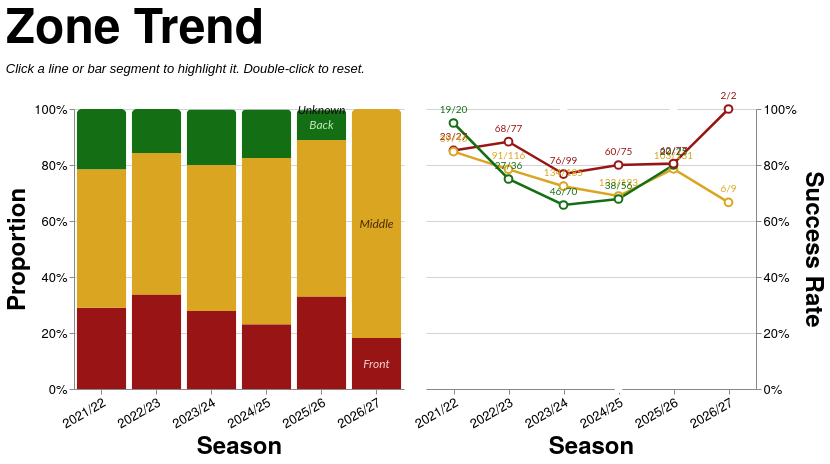

Express this chart as Vega-Lite.
### Vega-Lite specification from a JSON file in a GitHub repository (floating-point values rounded to 4 significant figures; data arrays with more than 128 entries replaced by an {"elided": "..."} marker saying what was removed)
{"config": {"axis": {"labelFont": "PT Sans Narrow, Helvetica Neue, Helvetica, Arial, sans-serif", "titleFont": "PT Sans Narrow, Helvetica Neue, Helvetica, Arial, sans-serif", "labelFontSize": 13, "titleFontSize": 24, "gridColor": "#202947", "gridOpacity": 0.2, "zindex": 1}, "text": {"font": "Lato, sans-serif"}, "bar": {"cornerRadiusEnd": 5}, "header": {"labelFont": "PT Sans Narrow, Helvetica Neue, Helvetica, Arial, sans-serif", "titleFont": "PT Sans Narrow, Helvetica Neue, Helvetica, Arial, sans-serif", "labelFontSize": 24, "titleFontSize": 28, "labelFontWeight": "bold", "orient": "left"}, "legend": {"labelFont": "PT Sans Narrow, Helvetica Neue, Helvetica, Arial, sans-serif", "titleFont": "PT Sans Narrow, Helvetica Neue, Helvetica, Arial, sans-serif", "labelFontSize": 14, "titleFontSize": 16, "titlePadding": 5, "fillColor": "white", "strokeColor": "black", "padding": 10, "titleFontWeight": "lighter", "titleFontStyle": "italic", "titleColor": "gray", "offset": 10}, "title": {"font": "PT Sans Narrow, Helvetica Neue, Helvetica, Arial, sans-serif", "fontSize": 48, "fontWeight": "bold", "anchor": "start", "align": "center", "titlePadding": 20, "subtitlePadding": 10, "subtitleFontSize": 13, "subtitleColor": "", "subtitleFontStyle": "italic", "offset": 15, "color": "black"}, "axisX": {"labelAngle": 0}, "facet": {"title": null, "header": null, "align": {"row": "each", "column": "each"}, "spacing": 10}, "resolve": {"scale": {"y": "independent", "facet": "independent"}}, "background": "transparent", "scale": {"offsetBandPaddingOuter": 0.2, "offsetBandPaddingInner": 0.1}, "view": {"stroke": null, "background": "transparent"}}, "hconcat": [{"layer": [{"mark": {"type": "bar", "opacity": 0.85}, "encoding": {"color": {"field": "area", "legend": null, "scale": {"domain": ["Front", "Middle", "Back"], "range": ["#991515", "goldenrod", "#146f14"]}, "sort": ["Front", "Middle", "Back"], "type": "nominal"}, "opacity": {"condition": {"param": "param_11", "value": 1.0, "empty": true}, "value": 0.2}, "order": {"field": "stack_order", "sort": "ascending", "type": "quantitative"}, "stroke": {"value": "transparent"}, "tooltip": [{"field": "season", "title": "Season", "type": "nominal"}, {"field": "area", "title": "Zone", "type": "nominal"}, {"field": "attempts", "format": ",.0f", "title": "Attempts", "type": "quantitative"}, {"field": "won", "format": ",.0f", "title": "Won", "type": "quantitative"}, {"field": "success_rate", "format": ".1%", "title": "Success Rate", "type": "quantitative"}], "x": {"axis": {"labelAngle": -30}, "field": "season", "sort": ["2021/22", "2022/23", "2023/24", "2024/25", "2025/26", "2026/27"], "title": "Season", "type": "nominal"}, "y": {"axis": {"format": "%", "orient": "left"}, "field": "attempts", "stack": "normalize", "title": "Proportion", "type": "quantitative"}}, "name": "view_9", "transform": [{"filter": "(loSquad == 'All' || datum.squad == loSquad) && (loGameType == 'All' || (loGameType == 'League + Cup' && (datum.game_type == 'League' || datum.game_type == 'Cup')) || (loGameType == 'League only' && datum.game_type == 'League') || datum.game_type == loGameType) && (loThrower == 'All' || datum.thrower == loThrower) && (loJumper == 'All' || datum.jumper == loJumper) && (loNumbers == 'All' || datum.numbers == loNumbers)"}, {"aggregate": [{"op": "count", "as": "attempts"}, {"op": "sum", "field": "won", "as": "won"}], "groupby": ["season", "area"]}, {"calculate": "datum.won / datum.attempts", "as": "success_rate"}, {"calculate": "datum.won + '/' + datum.attempts", "as": "won_attempts_label"}, {"calculate": "datum.area == 'Front' ? 0 : datum.area == 'Middle' ? 1 : datum.area == 'Back' ? 2 : 999", "as": "stack_order"}]}, {"mark": {"type": "text", "align": "center", "baseline": "middle", "fontSize": 12, "fontStyle": "italic"}, "encoding": {"color": {"field": "text_label_color", "legend": null, "scale": null, "type": "nominal"}, "opacity": {"condition": {"param": "param_11", "value": 0.9, "empty": true}, "value": 0.3}, "text": {"field": "area", "type": "nominal"}, "x": {"axis": {"labelAngle": -30}, "field": "season", "sort": ["2021/22", "2022/23", "2023/24", "2024/25", "2025/26", "2026/27"], "title": "Season", "type": "nominal"}, "y": {"field": "mid_y", "scale": {"domain": [0, 1]}, "type": "quantitative"}}, "transform": [{"filter": "(loSquad == 'All' || datum.squad == loSquad) && (loGameType == 'All' || (loGameType == 'League + Cup' && (datum.game_type == 'League' || datum.game_type == 'Cup')) || (loGameType == 'League only' && datum.game_type == 'League') || datum.game_type == loGameType) && (loThrower == 'All' || datum.thrower == loThrower) && (loJumper == 'All' || datum.jumper == loJumper) && (loNumbers == 'All' || datum.numbers == loNumbers)"}, {"aggregate": [{"op": "count", "as": "attempts"}, {"op": "sum", "field": "won", "as": "won"}], "groupby": ["season", "area"]}, {"calculate": "datum.won / datum.attempts", "as": "success_rate"}, {"calculate": "datum.won + '/' + datum.attempts", "as": "won_attempts_label"}, {"calculate": "datum.area == 'Front' ? 0 : datum.area == 'Middle' ? 1 : datum.area == 'Back' ? 2 : 999", "as": "stack_order"}, {"joinaggregate": [{"op": "sum", "field": "attempts", "as": "season_total"}], "groupby": ["season"]}, {"calculate": "datum.attempts / datum.season_total", "as": "proportion"}, {"window": [{"op": "sum", "field": "proportion", "as": "cum_prop"}], "frame": [null, 0], "groupby": ["season"], "sort": [{"field": "stack_order", "order": "ascending"}]}, {"calculate": "datum.cum_prop - datum.proportion / 2", "as": "mid_y"}, {"calculate": "datum.area == 'Front' ? '#fce8e8' : datum.area == 'Middle' ? '#3d2000' : datum.area == 'Back' ? '#d4f5d4' : 'black'", "as": "text_label_color"}, {"calculate": "toNumber(split(datum.season, '/')[0])", "as": "season_order_num"}, {"window": [{"op": "row_number", "field": "", "as": "season_rank"}], "groupby": ["area"], "sort": [{"field": "season_order_num", "order": "descending"}]}, {"filter": "datum.season_rank == 1"}]}], "height": 280, "width": {"step": 55}}, {"layer": [{"mark": {"type": "line", "point": {"fill": "white", "filled": false, "size": 60}, "strokeWidth": 2.5}, "encoding": {"color": {"field": "area", "legend": null, "scale": {"domain": ["Front", "Middle", "Back"], "range": ["#991515", "goldenrod", "#146f14"]}, "sort": ["Front", "Middle", "Back"], "type": "nominal"}, "detail": {"field": "area", "type": "nominal"}, "opacity": {"condition": {"param": "param_11", "value": 1.0, "empty": true}, "value": 0.2}, "tooltip": [{"field": "season", "title": "Season", "type": "nominal"}, {"field": "area", "title": "Zone", "type": "nominal"}, {"field": "attempts", "format": ",.0f", "title": "Attempts", "type": "quantitative"}, {"field": "won", "format": ",.0f", "title": "Won", "type": "quantitative"}, {"field": "success_rate", "format": ".1%", "title": "Success Rate", "type": "quantitative"}], "x": {"axis": {"labelAngle": -30}, "field": "season", "sort": ["2021/22", "2022/23", "2023/24", "2024/25", "2025/26", "2026/27"], "title": "Season", "type": "nominal"}, "y": {"axis": {"format": "%", "orient": "right"}, "field": "success_rate", "scale": {"domainMax": 1, "nice": true}, "title": "Success Rate", "type": "quantitative"}}, "name": "view_10", "transform": [{"filter": "(loSquad == 'All' || datum.squad == loSquad) && (loGameType == 'All' || (loGameType == 'League + Cup' && (datum.game_type == 'League' || datum.game_type == 'Cup')) || (loGameType == 'League only' && datum.game_type == 'League') || datum.game_type == loGameType) && (loThrower == 'All' || datum.thrower == loThrower) && (loJumper == 'All' || datum.jumper == loJumper) && (loNumbers == 'All' || datum.numbers == loNumbers)"}, {"aggregate": [{"op": "count", "as": "attempts"}, {"op": "sum", "field": "won", "as": "won"}], "groupby": ["season", "area"]}, {"calculate": "datum.won / datum.attempts", "as": "success_rate"}, {"calculate": "datum.won + '/' + datum.attempts", "as": "won_attempts_label"}]}, {"mark": {"type": "text", "align": "center", "baseline": "bottom", "dy": -8, "fontSize": 10}, "encoding": {"color": {"field": "area", "legend": null, "scale": {"domain": ["Front", "Middle", "Back"], "range": ["#991515", "goldenrod", "#146f14"]}, "sort": ["Front", "Middle", "Back"], "type": "nominal"}, "detail": {"field": "area", "type": "nominal"}, "opacity": {"condition": {"param": "param_11", "value": 1.0, "empty": true}, "value": 0.2}, "text": {"field": "won_attempts_label", "type": "nominal"}, "x": {"axis": {"labelAngle": -30}, "field": "season", "sort": ["2021/22", "2022/23", "2023/24", "2024/25", "2025/26", "2026/27"], "title": "Season", "type": "nominal"}, "y": {"axis": {"format": "%", "orient": "right"}, "field": "success_rate", "scale": {"domainMax": 1, "nice": true}, "title": "Success Rate", "type": "quantitative"}}, "transform": [{"filter": "(loSquad == 'All' || datum.squad == loSquad) && (loGameType == 'All' || (loGameType == 'League + Cup' && (datum.game_type == 'League' || datum.game_type == 'Cup')) || (loGameType == 'League only' && datum.game_type == 'League') || datum.game_type == loGameType) && (loThrower == 'All' || datum.thrower == loThrower) && (loJumper == 'All' || datum.jumper == loJumper) && (loNumbers == 'All' || datum.numbers == loNumbers)"}, {"aggregate": [{"op": "count", "as": "attempts"}, {"op": "sum", "field": "won", "as": "won"}], "groupby": ["season", "area"]}, {"calculate": "datum.won / datum.attempts", "as": "success_rate"}, {"calculate": "datum.won + '/' + datum.attempts", "as": "won_attempts_label"}]}], "height": 280, "width": {"step": 55}}], "data": {"name": "data-4c30633acc041b703f4baabefe10204d"}, "params": [{"name": "loSquad", "value": "All"}, {"name": "loSeason", "value": "All"}, {"name": "loGameType", "value": "All"}, {"name": "loThrower", "value": "All"}, {"name": "loJumper", "value": "All"}, {"name": "loArea", "value": "All"}, {"name": "loNumbers", "value": "All"}, {"name": "param_11", "select": {"type": "point", "clear": "dblclick", "fields": ["area"], "on": "click"}, "views": ["view_9", "view_10"]}], "resolve": {"scale": {"color": "shared"}}, "spacing": 8, "title": {"text": "Zone Trend", "subtitle": "Click a line or bar segment to highlight it. Double-click to reset."}, "$schema": "https://vega.github.io/schema/vega-lite/v5.20.1.json", "datasets": {"data-4c30633acc041b703f4baabefe10204d": {"elided": "1247 records"}}}
